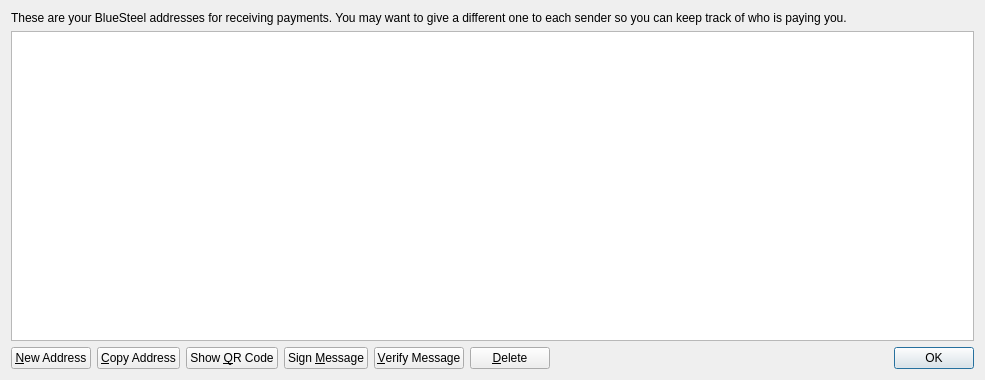
<?xml version="1.0" encoding="UTF-8"?>
<ui version="4.0">
 <class>AddressBookPage</class>
 <widget class="QWidget" name="AddressBookPage">
  <property name="geometry">
   <rect>
    <x>0</x>
    <y>0</y>
    <width>985</width>
    <height>380</height>
   </rect>
  </property>
  <property name="windowTitle">
   <string>Address Book</string>
  </property>
  <layout class="QVBoxLayout" name="verticalLayout">
   <item>
    <widget class="QLabel" name="labelExplanation">
     <property name="text">
      <string>These are your BlueSteel addresses for receiving payments. You may want to give a different one to each sender so you can keep track of who is paying you.</string>
     </property>
     <property name="textFormat">
      <enum>Qt::PlainText</enum>
     </property>
     <property name="wordWrap">
      <bool>true</bool>
     </property>
    </widget>
   </item>
   <item>
    <widget class="QTableView" name="tableView">
     <property name="contextMenuPolicy">
      <enum>Qt::CustomContextMenu</enum>
     </property>
     <property name="toolTip">
      <string>Double-click to edit address or label</string>
     </property>
     <property name="tabKeyNavigation">
      <bool>false</bool>
     </property>
     <property name="alternatingRowColors">
      <bool>true</bool>
     </property>
     <property name="selectionMode">
      <enum>QAbstractItemView::SingleSelection</enum>
     </property>
     <property name="selectionBehavior">
      <enum>QAbstractItemView::SelectRows</enum>
     </property>
     <property name="sortingEnabled">
      <bool>true</bool>
     </property>
     <attribute name="verticalHeaderVisible">
      <bool>false</bool>
     </attribute>
    </widget>
   </item>
   <item>
    <layout class="QHBoxLayout" name="horizontalLayout">
     <item>
      <widget class="QPushButton" name="newAddressButton">
       <property name="toolTip">
        <string>Create a new address</string>
       </property>
       <property name="text">
        <string>&amp;New Address</string>
       </property>
       <property name="icon">
        <iconset resource="../bitcoin.qrc">
         <normaloff>:/icons/add</normaloff>:/icons/add</iconset>
       </property>
      </widget>
     </item>
     <item>
      <widget class="QPushButton" name="copyToClipboard">
       <property name="toolTip">
        <string>Copy the currently selected address to the system clipboard</string>
       </property>
       <property name="text">
        <string>&amp;Copy Address</string>
       </property>
       <property name="icon">
        <iconset resource="../bitcoin.qrc">
         <normaloff>:/icons/editcopy</normaloff>:/icons/editcopy</iconset>
       </property>
      </widget>
     </item>
     <item>
      <widget class="QPushButton" name="showQRCode">
       <property name="text">
        <string>Show &amp;QR Code</string>
       </property>
       <property name="icon">
        <iconset resource="../bitcoin.qrc">
         <normaloff>:/icons/qrcode</normaloff>:/icons/qrcode</iconset>
       </property>
      </widget>
     </item>
     <item>
      <widget class="QPushButton" name="signMessage">
       <property name="toolTip">
        <string>Sign a message to prove you own a bluesteel address</string>
       </property>
       <property name="text">
        <string>Sign &amp;Message</string>
       </property>
       <property name="icon">
        <iconset resource="../bitcoin.qrc">
         <normaloff>:/icons/edit</normaloff>:/icons/edit</iconset>
       </property>
      </widget>
     </item>
     <item>
      <widget class="QPushButton" name="verifyMessage">
       <property name="toolTip">
        <string>Verify a message to ensure it was signed with a specified bluesteel address</string>
       </property>
       <property name="text">
        <string>&amp;Verify Message</string>
       </property>
       <property name="icon">
        <iconset resource="../bitcoin.qrc">
         <normaloff>:/icons/transaction_0</normaloff>:/icons/transaction_0</iconset>
       </property>
      </widget>
     </item>
     <item>
      <widget class="QPushButton" name="deleteButton">
       <property name="toolTip">
        <string>Delete the currently selected address from the list</string>
       </property>
       <property name="text">
        <string>&amp;Delete</string>
       </property>
       <property name="icon">
        <iconset resource="../bitcoin.qrc">
         <normaloff>:/icons/remove</normaloff>:/icons/remove</iconset>
       </property>
      </widget>
     </item>
     <item>
      <spacer name="horizontalSpacer">
       <property name="orientation">
        <enum>Qt::Horizontal</enum>
       </property>
       <property name="sizeHint" stdset="0">
        <size>
         <width>40</width>
         <height>20</height>
        </size>
       </property>
      </spacer>
     </item>
     <item>
      <widget class="QDialogButtonBox" name="buttonBox">
       <property name="sizePolicy">
        <sizepolicy hsizetype="Maximum" vsizetype="Fixed">
         <horstretch>0</horstretch>
         <verstretch>0</verstretch>
        </sizepolicy>
       </property>
       <property name="standardButtons">
        <set>QDialogButtonBox::Ok</set>
       </property>
      </widget>
     </item>
    </layout>
   </item>
  </layout>
 </widget>
 <resources>
  <include location="../bitcoin.qrc"/>
 </resources>
 <connections/>
</ui>
